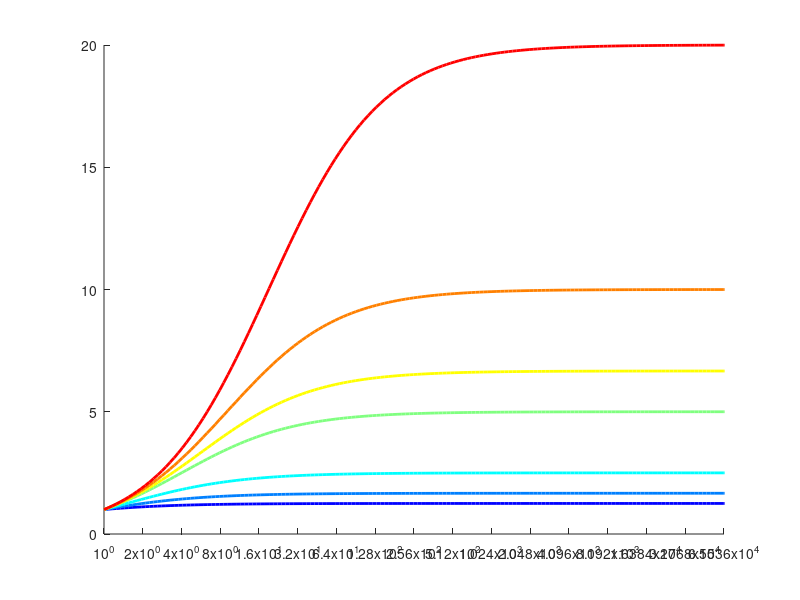

The MATLAB script that drew this image: (Note: this script raises an error after producing the figure.)
clear; clc; close all;

% Parameters
S_values = [0.8 0.6 0.4 0.2 0.15 0.10 0.05];   % Varia S da 0.8 a 0.05
a = 0.01;

% ---------- %

p = 2.^(0:16);
p_fine = logspace(0,16, 500);

% Graphs
figure;
hold on
colors = jet(length(S_values)); % Colormap per distinguere le curve

for i = 1:length(S_values)
    S = S_values(i);
    P = 1 - S;
    
    % Classical model
    speedup = 1 ./ (S + P ./ p_fine);
    
    % Plot
    plot(p_fine, speedup, 'LineWidth', 2, 'Color', colors(i,:), ...
        'DisplayName', ['P = ' num2str(P*100) '%']);
end

% X-axis
set(gca, 'XScale', 'log')
xlim([1 max(p)])
xticks(p)
xticklabels(string(p))

% Y-axis
y_max = ceil(max(1 ./ S_values) * 1.1); % massimo speedup teorico
yticks(0:2:y_max)
ylim([0 y_max])

xlabel('Number of processors (p)')
ylabel('Speedup')
%title("Speedup vs Processors for different S")
grid on
lgd = legend('Location','northwest');
lgd.Title.String = 'Parallel portion';
